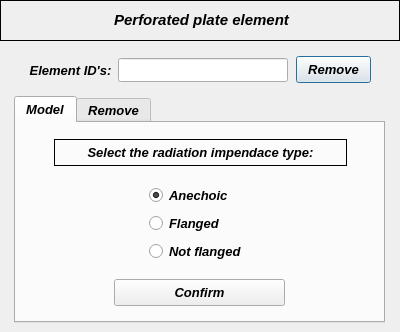
<?xml version="1.0" encoding="UTF-8"?>
<ui version="4.0">
 <class>Dialog</class>
 <widget class="QDialog" name="Dialog">
  <property name="geometry">
   <rect>
    <x>0</x>
    <y>0</y>
    <width>400</width>
    <height>332</height>
   </rect>
  </property>
  <property name="windowTitle">
   <string>Dialog</string>
  </property>
  <widget class="QPushButton" name="pushButton_remove_bc_confirm">
   <property name="geometry">
    <rect>
     <x>296</x>
     <y>56</y>
     <width>75</width>
     <height>27</height>
    </rect>
   </property>
   <property name="minimumSize">
    <size>
     <width>0</width>
     <height>27</height>
    </size>
   </property>
   <property name="maximumSize">
    <size>
     <width>16777215</width>
     <height>26</height>
    </size>
   </property>
   <property name="font">
    <font>
     <family>Arial</family>
     <pointsize>10</pointsize>
     <weight>75</weight>
     <italic>true</italic>
     <bold>true</bold>
    </font>
   </property>
   <property name="text">
    <string>Remove</string>
   </property>
  </widget>
  <widget class="QLineEdit" name="lineEdit_nodeID">
   <property name="geometry">
    <rect>
     <x>118</x>
     <y>58</y>
     <width>170</width>
     <height>24</height>
    </rect>
   </property>
   <property name="minimumSize">
    <size>
     <width>170</width>
     <height>0</height>
    </size>
   </property>
   <property name="maximumSize">
    <size>
     <width>170</width>
     <height>16777215</height>
    </size>
   </property>
   <property name="font">
    <font>
     <family>Arial</family>
     <pointsize>10</pointsize>
     <weight>75</weight>
     <italic>true</italic>
     <bold>true</bold>
    </font>
   </property>
   <property name="focusPolicy">
    <enum>Qt::ClickFocus</enum>
   </property>
   <property name="text">
    <string/>
   </property>
   <property name="alignment">
    <set>Qt::AlignCenter</set>
   </property>
  </widget>
  <widget class="QFrame" name="frame">
   <property name="geometry">
    <rect>
     <x>0</x>
     <y>0</y>
     <width>400</width>
     <height>41</height>
    </rect>
   </property>
   <property name="frameShape">
    <enum>QFrame::Box</enum>
   </property>
   <property name="frameShadow">
    <enum>QFrame::Plain</enum>
   </property>
   <property name="lineWidth">
    <number>1</number>
   </property>
   <widget class="QLabel" name="label">
    <property name="geometry">
     <rect>
      <x>16</x>
      <y>12</y>
      <width>371</width>
      <height>16</height>
     </rect>
    </property>
    <property name="font">
     <font>
      <family>Arial</family>
      <pointsize>11</pointsize>
      <weight>75</weight>
      <italic>true</italic>
      <bold>true</bold>
     </font>
    </property>
    <property name="text">
     <string>Perforated plate element</string>
    </property>
    <property name="textFormat">
     <enum>Qt::AutoText</enum>
    </property>
    <property name="alignment">
     <set>Qt::AlignCenter</set>
    </property>
   </widget>
  </widget>
  <widget class="QLabel" name="label_2">
   <property name="geometry">
    <rect>
     <x>27</x>
     <y>60</y>
     <width>87</width>
     <height>21</height>
    </rect>
   </property>
   <property name="font">
    <font>
     <family>Arial</family>
     <pointsize>10</pointsize>
     <weight>75</weight>
     <italic>true</italic>
     <bold>true</bold>
    </font>
   </property>
   <property name="text">
    <string>Element ID's:</string>
   </property>
   <property name="alignment">
    <set>Qt::AlignCenter</set>
   </property>
  </widget>
  <widget class="QTabWidget" name="tabWidget_acoustic_pressure">
   <property name="geometry">
    <rect>
     <x>14</x>
     <y>96</y>
     <width>371</width>
     <height>227</height>
    </rect>
   </property>
   <property name="minimumSize">
    <size>
     <width>0</width>
     <height>227</height>
    </size>
   </property>
   <property name="maximumSize">
    <size>
     <width>16777215</width>
     <height>227</height>
    </size>
   </property>
   <property name="font">
    <font>
     <family>Arial</family>
     <pointsize>10</pointsize>
     <weight>75</weight>
     <italic>true</italic>
     <bold>true</bold>
    </font>
   </property>
   <property name="currentIndex">
    <number>0</number>
   </property>
   <widget class="QWidget" name="tab_single_values">
    <attribute name="title">
     <string>Model</string>
    </attribute>
    <widget class="QPushButton" name="pushButton_confirm">
     <property name="geometry">
      <rect>
       <x>98</x>
       <y>156</y>
       <width>171</width>
       <height>27</height>
      </rect>
     </property>
     <property name="font">
      <font>
       <family>Arial</family>
       <pointsize>10</pointsize>
       <weight>75</weight>
       <italic>true</italic>
       <bold>true</bold>
      </font>
     </property>
     <property name="text">
      <string>Confirm</string>
     </property>
    </widget>
    <widget class="QLabel" name="label_20">
     <property name="enabled">
      <bool>true</bool>
     </property>
     <property name="geometry">
      <rect>
       <x>38</x>
       <y>16</y>
       <width>293</width>
       <height>27</height>
      </rect>
     </property>
     <property name="font">
      <font>
       <family>Arial</family>
       <pointsize>10</pointsize>
       <weight>75</weight>
       <italic>true</italic>
       <bold>true</bold>
      </font>
     </property>
     <property name="frameShape">
      <enum>QFrame::Box</enum>
     </property>
     <property name="text">
      <string>Select the radiation impendace type:</string>
     </property>
     <property name="alignment">
      <set>Qt::AlignCenter</set>
     </property>
    </widget>
    <widget class="QWidget" name="gridLayoutWidget">
     <property name="geometry">
      <rect>
       <x>132</x>
       <y>60</y>
       <width>107</width>
       <height>80</height>
      </rect>
     </property>
     <layout class="QGridLayout" name="gridLayout">
      <item row="2" column="0">
       <widget class="QRadioButton" name="radioButton_not_flanged">
        <property name="minimumSize">
         <size>
          <width>105</width>
          <height>20</height>
         </size>
        </property>
        <property name="maximumSize">
         <size>
          <width>105</width>
          <height>20</height>
         </size>
        </property>
        <property name="text">
         <string>Not flanged</string>
        </property>
       </widget>
      </item>
      <item row="0" column="0">
       <widget class="QRadioButton" name="radioButton_anechoic">
        <property name="minimumSize">
         <size>
          <width>105</width>
          <height>20</height>
         </size>
        </property>
        <property name="maximumSize">
         <size>
          <width>105</width>
          <height>20</height>
         </size>
        </property>
        <property name="text">
         <string>Anechoic</string>
        </property>
        <property name="checked">
         <bool>true</bool>
        </property>
       </widget>
      </item>
      <item row="1" column="0">
       <widget class="QRadioButton" name="radioButton_flanged">
        <property name="minimumSize">
         <size>
          <width>105</width>
          <height>20</height>
         </size>
        </property>
        <property name="maximumSize">
         <size>
          <width>105</width>
          <height>20</height>
         </size>
        </property>
        <property name="text">
         <string>Flanged</string>
        </property>
       </widget>
      </item>
     </layout>
    </widget>
   </widget>
   <widget class="QWidget" name="tab">
    <attribute name="title">
     <string>Remove</string>
    </attribute>
    <widget class="QTreeWidget" name="treeWidget_radiation_impedance">
     <property name="geometry">
      <rect>
       <x>46</x>
       <y>40</y>
       <width>280</width>
       <height>120</height>
      </rect>
     </property>
     <property name="minimumSize">
      <size>
       <width>280</width>
       <height>120</height>
      </size>
     </property>
     <property name="maximumSize">
      <size>
       <width>280</width>
       <height>120</height>
      </size>
     </property>
     <property name="font">
      <font>
       <family>Arial</family>
       <italic>true</italic>
      </font>
     </property>
     <column>
      <property name="text">
       <string>Elements</string>
      </property>
     </column>
     <column>
      <property name="text">
       <string>????</string>
      </property>
     </column>
    </widget>
    <widget class="QPushButton" name="pushButton_remove_bc_confirm_2">
     <property name="geometry">
      <rect>
       <x>148</x>
       <y>166</y>
       <width>75</width>
       <height>27</height>
      </rect>
     </property>
     <property name="minimumSize">
      <size>
       <width>0</width>
       <height>27</height>
      </size>
     </property>
     <property name="maximumSize">
      <size>
       <width>16777215</width>
       <height>26</height>
      </size>
     </property>
     <property name="font">
      <font>
       <family>Arial</family>
       <pointsize>10</pointsize>
       <weight>75</weight>
       <italic>true</italic>
       <bold>true</bold>
      </font>
     </property>
     <property name="text">
      <string>Remove</string>
     </property>
    </widget>
    <widget class="QLabel" name="label_29">
     <property name="geometry">
      <rect>
       <x>18</x>
       <y>8</y>
       <width>337</width>
       <height>27</height>
      </rect>
     </property>
     <property name="font">
      <font>
       <family>Arial</family>
       <pointsize>10</pointsize>
       <weight>75</weight>
       <italic>true</italic>
       <bold>true</bold>
      </font>
     </property>
     <property name="frameShape">
      <enum>QFrame::Box</enum>
     </property>
     <property name="text">
      <string>Select the element to remove the perforated plate:</string>
     </property>
     <property name="textFormat">
      <enum>Qt::AutoText</enum>
     </property>
     <property name="alignment">
      <set>Qt::AlignCenter</set>
     </property>
    </widget>
   </widget>
  </widget>
 </widget>
 <resources/>
 <connections/>
</ui>
